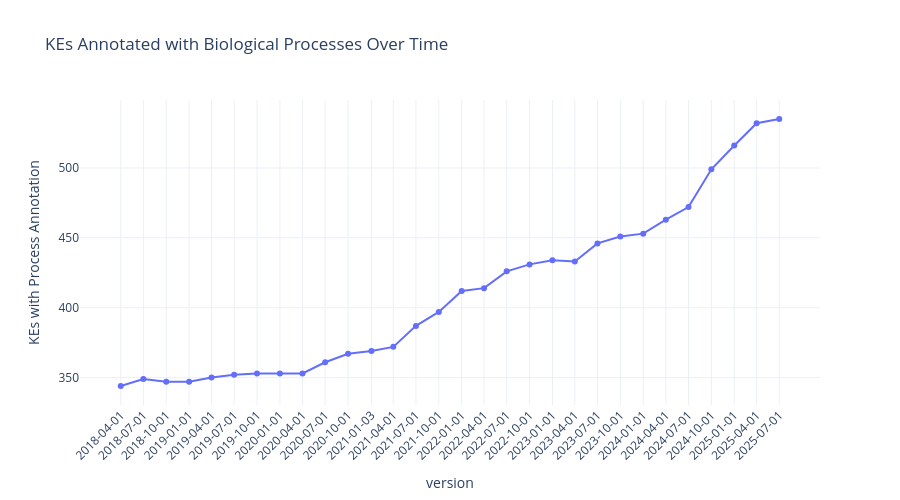

This figure's notebook cell:
### Code cell
# SPARQL query to count KE Components by type per graph
def run_sparql_query(query: str) -> list:
    sparql = SPARQLWrapper(endpoint_url)
    sparql.setReturnFormat(JSON)
    sparql.setQuery(query)
    results = sparql.query().convert()
    return results["results"]["bindings"]

# --- Query: Number of KEs with BiologicalProcess Components over Time ---

query_processes = """
SELECT ?graph (COUNT(DISTINCT ?process) AS ?process_count)
WHERE {
  GRAPH ?graph {
    ?ke a aopo:KeyEvent ;
        aopo:hasBiologicalEvent ?bioevent .
    OPTIONAL { ?bioevent aopo:hasProcess ?process . }
  }
  FILTER(STRSTARTS(STR(?graph), "http://aopwiki.org/graph/"))
}
GROUP BY ?graph
"""

results_processes = run_sparql_query(query_processes)

df_processes = pd.DataFrame([{
    "version": r["graph"]["value"].split("/")[-1],
    "process_count": int(r["process_count"]["value"])
} for r in results_processes]).sort_values("version")

# --- Line Plot: Biological Process Component Use Over Time ---
fig = px.line(df_processes, x="version", y="process_count",
               title="KEs Annotated with Biological Processes Over Time",
               labels={"process_count": "KEs with Process Annotation"},
               markers=True)

fig.update_layout(template="plotly_white", xaxis_tickangle=-45, height=500, hovermode="x unified",
    xaxis=dict(
        tickmode='array',
        tickvals=df_melted["version"],
        ticktext=df_melted["version"]
    ))
fig.show()

### Figure 1 — Plotly figure (JSON) as saved in the notebook; plotly's stock layout.template omitted (floating-point values rounded to 4 significant figures)
{"data": [{"hovertemplate": "version=%{x}<br>KEs with Process Annotation=%{y}<extra></extra>", "legendgroup": "", "line": {"color": "#636efa", "dash": "solid"}, "marker": {"symbol": "circle"}, "mode": "lines+markers", "name": "", "orientation": "v", "showlegend": false, "type": "scatter", "x": ["2018-04-01", "2018-07-01", "2018-10-01", "2019-01-01", "2019-04-01", "2019-07-01", "2019-10-01", "2020-01-01", "2020-04-01", "2020-07-01", "2020-10-01", "2021-01-03", "2021-04-01", "2021-07-01", "2021-10-01", "2022-01-01", "2022-04-01", "2022-07-01", "2022-10-01", "2023-01-01", "2023-04-01", "2023-07-01", "2023-10-01", "2024-01-01", "2024-04-01", "2024-07-01", "2024-10-01", "2025-01-01", "2025-04-01", "2025-07-01"], "xaxis": "x", "y": [344, 349, 347, 347, 350, 352, 353, 353, 353, 361, 367, 369, 372, 387, 397, 412, 414, 426, 431, 434, 433, 446, 451, 453, 463, 472, 499, 516, 532, 535], "yaxis": "y"}], "layout": {"height": 500, "hovermode": "x unified", "legend": {"tracegroupgap": 0}, "title": {"text": "KEs Annotated with Biological Processes Over Time"}, "xaxis": {"anchor": "y", "domain": [0, 1], "tickangle": -45, "tickmode": "array", "ticktext": ["2019-07-01", "2021-01-03", "2021-04-01", "2020-01-01", "2022-07-01", "2024-04-01", "2024-10-01", "2025-07-01", "2018-04-01", "2018-07-01", "2021-07-01", "2022-01-01", "2025-04-01", "2019-04-01", "2023-07-01", "2021-10-01", "2022-04-01", "2023-01-01", "2023-04-01", "2023-10-01", "2024-07-01", "2019-01-01", "2020-10-01", "2022-10-01", "2024-01-01", "2018-10-01", "2020-04-01", "2020-07-01", "2025-01-01", "2019-10-01", "2019-07-01", "2021-01-03", "2021-04-01", "2020-01-01", "2022-07-01", "2024-04-01", "2024-10-01", "2025-07-01", "2018-04-01", "2018-07-01", "2021-07-01", "2022-01-01", "2025-04-01", "2019-04-01", "2023-07-01", "2021-10-01", "2022-04-01", "2023-01-01", "2023-04-01", "2023-10-01", "2024-07-01", "2019-01-01", "2020-10-01", "2022-10-01", "2024-01-01", "2018-10-01", "2020-04-01", "2020-07-01", "2025-01-01", "2019-10-01"], "tickvals": ["2019-07-01", "2021-01-03", "2021-04-01", "2020-01-01", "2022-07-01", "2024-04-01", "2024-10-01", "2025-07-01", "2018-04-01", "2018-07-01", "2021-07-01", "2022-01-01", "2025-04-01", "2019-04-01", "2023-07-01", "2021-10-01", "2022-04-01", "2023-01-01", "2023-04-01", "2023-10-01", "2024-07-01", "2019-01-01", "2020-10-01", "2022-10-01", "2024-01-01", "2018-10-01", "2020-04-01", "2020-07-01", "2025-01-01", "2019-10-01", "2019-07-01", "2021-01-03", "2021-04-01", "2020-01-01", "2022-07-01", "2024-04-01", "2024-10-01", "2025-07-01", "2018-04-01", "2018-07-01", "2021-07-01", "2022-01-01", "2025-04-01", "2019-04-01", "2023-07-01", "2021-10-01", "2022-04-01", "2023-01-01", "2023-04-01", "2023-10-01", "2024-07-01", "2019-01-01", "2020-10-01", "2022-10-01", "2024-01-01", "2018-10-01", "2020-04-01", "2020-07-01", "2025-01-01", "2019-10-01"], "title": {"text": "version"}}, "yaxis": {"anchor": "x", "domain": [0, 1], "title": {"text": "KEs with Process Annotation"}}}}
